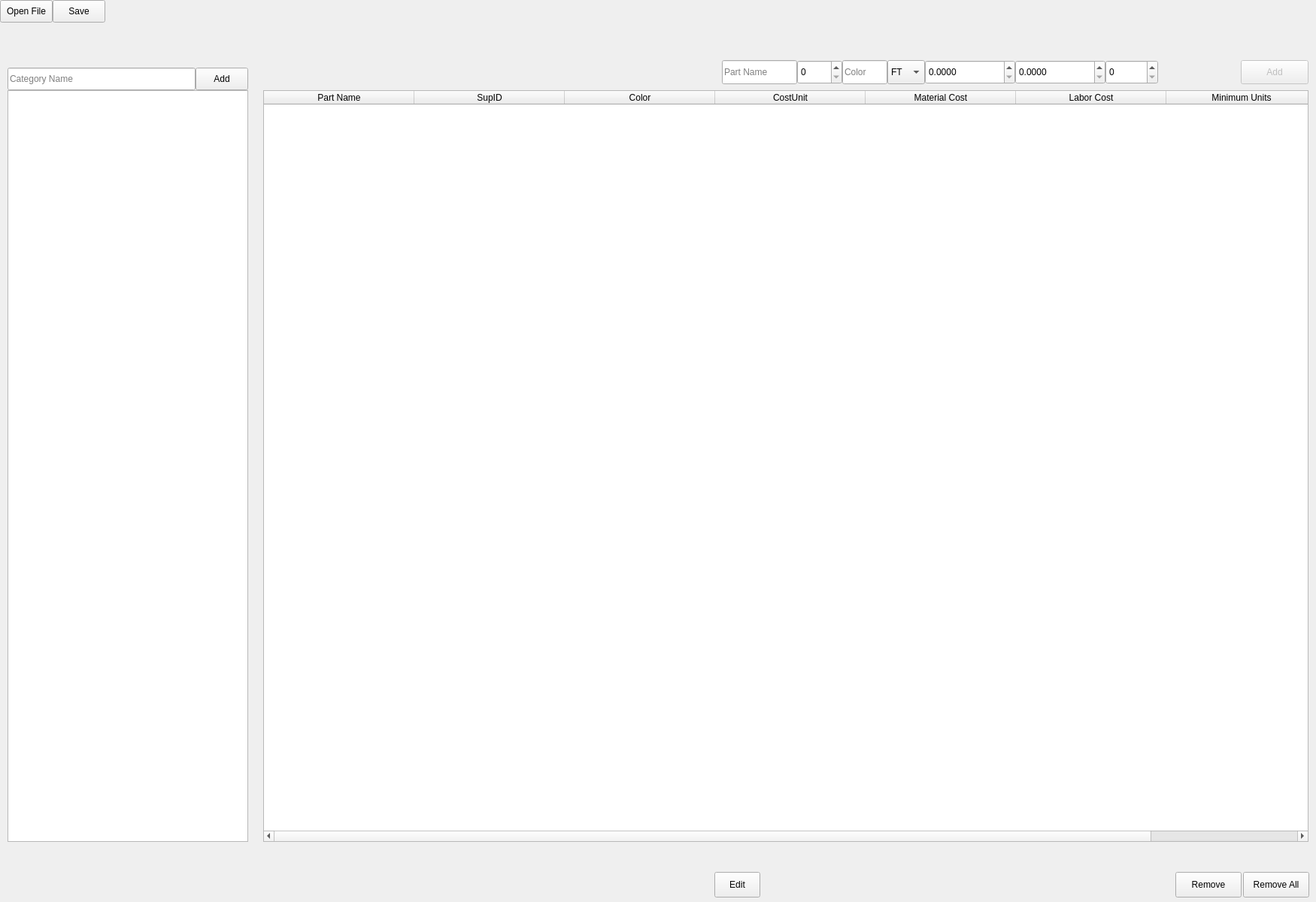
<?xml version="1.0" encoding="UTF-8"?>
<ui version="4.0">
 <class>MainWindow</class>
 <widget class="QMainWindow" name="MainWindow">
  <property name="geometry">
   <rect>
    <x>0</x>
    <y>0</y>
    <width>1750</width>
    <height>1200</height>
   </rect>
  </property>
  <property name="windowTitle">
   <string>MainWindow</string>
  </property>
  <widget class="QWidget" name="centralwidget">
   <property name="enabled">
    <bool>true</bool>
   </property>
   <widget class="QLineEdit" name="addEntryFileName">
    <property name="geometry">
     <rect>
      <x>960</x>
      <y>80</y>
      <width>100</width>
      <height>32</height>
     </rect>
    </property>
    <property name="maxLength">
     <number>8</number>
    </property>
    <property name="placeholderText">
     <string extracomment="Part Name">Part Name</string>
    </property>
    <property name="clearButtonEnabled">
     <bool>true</bool>
    </property>
   </widget>
   <widget class="QPushButton" name="btnAdd">
    <property name="enabled">
     <bool>false</bool>
    </property>
    <property name="geometry">
     <rect>
      <x>1650</x>
      <y>80</y>
      <width>90</width>
      <height>32</height>
     </rect>
    </property>
    <property name="text">
     <string>Add</string>
    </property>
   </widget>
   <widget class="QPushButton" name="btnRemoveAll">
    <property name="geometry">
     <rect>
      <x>1653</x>
      <y>1160</y>
      <width>88</width>
      <height>34</height>
     </rect>
    </property>
    <property name="text">
     <string>Remove All</string>
    </property>
   </widget>
   <widget class="QPushButton" name="btnRemove">
    <property name="geometry">
     <rect>
      <x>1563</x>
      <y>1160</y>
      <width>88</width>
      <height>34</height>
     </rect>
    </property>
    <property name="text">
     <string>Remove</string>
    </property>
   </widget>
   <widget class="QSpinBox" name="addEntrySupID">
    <property name="geometry">
     <rect>
      <x>1060</x>
      <y>80</y>
      <width>60</width>
      <height>32</height>
     </rect>
    </property>
   </widget>
   <widget class="QLineEdit" name="addEntryColor">
    <property name="geometry">
     <rect>
      <x>1120</x>
      <y>80</y>
      <width>60</width>
      <height>32</height>
     </rect>
    </property>
    <property name="maxLength">
     <number>2</number>
    </property>
    <property name="placeholderText">
     <string extracomment="Color">Color</string>
    </property>
    <property name="clearButtonEnabled">
     <bool>true</bool>
    </property>
   </widget>
   <widget class="QComboBox" name="addEntryCostUnit">
    <property name="geometry">
     <rect>
      <x>1180</x>
      <y>80</y>
      <width>50</width>
      <height>32</height>
     </rect>
    </property>
    <property name="editable">
     <bool>false</bool>
    </property>
    <property name="maxVisibleItems">
     <number>4</number>
    </property>
    <property name="maxCount">
     <number>4</number>
    </property>
    <item>
     <property name="text">
      <string>FT</string>
     </property>
    </item>
    <item>
     <property name="text">
      <string>EA</string>
     </property>
    </item>
    <item>
     <property name="text">
      <string>LB</string>
     </property>
    </item>
    <item>
     <property name="text">
      <string>WF</string>
     </property>
    </item>
   </widget>
   <widget class="QDoubleSpinBox" name="addEntryMaterialCost">
    <property name="geometry">
     <rect>
      <x>1230</x>
      <y>80</y>
      <width>120</width>
      <height>32</height>
     </rect>
    </property>
    <property name="decimals">
     <number>4</number>
    </property>
    <property name="maximum">
     <double>9999.999900000000707</double>
    </property>
   </widget>
   <widget class="QDoubleSpinBox" name="addEntryLaborCost">
    <property name="geometry">
     <rect>
      <x>1350</x>
      <y>80</y>
      <width>120</width>
      <height>32</height>
     </rect>
    </property>
    <property name="decimals">
     <number>4</number>
    </property>
    <property name="maximum">
     <double>9999.999900000000707</double>
    </property>
   </widget>
   <widget class="QSpinBox" name="addEntryMinUnits">
    <property name="geometry">
     <rect>
      <x>1470</x>
      <y>80</y>
      <width>70</width>
      <height>32</height>
     </rect>
    </property>
    <property name="maximum">
     <number>9999</number>
    </property>
   </widget>
   <widget class="QPushButton" name="btnEditEntry">
    <property name="geometry">
     <rect>
      <x>950</x>
      <y>1160</y>
      <width>61</width>
      <height>34</height>
     </rect>
    </property>
    <property name="text">
     <string>Edit</string>
    </property>
   </widget>
   <widget class="QPushButton" name="btnOpenFile">
    <property name="geometry">
     <rect>
      <x>0</x>
      <y>0</y>
      <width>70</width>
      <height>30</height>
     </rect>
    </property>
    <property name="text">
     <string>Open File</string>
    </property>
   </widget>
   <widget class="QPushButton" name="btnSave">
    <property name="geometry">
     <rect>
      <x>70</x>
      <y>0</y>
      <width>70</width>
      <height>30</height>
     </rect>
    </property>
    <property name="text">
     <string>Save</string>
    </property>
   </widget>
   <widget class="QTableWidget" name="itemsTableWidget">
    <property name="geometry">
     <rect>
      <x>350</x>
      <y>120</y>
      <width>1390</width>
      <height>1000</height>
     </rect>
    </property>
    <property name="sizePolicy">
     <sizepolicy hsizetype="Expanding" vsizetype="MinimumExpanding">
      <horstretch>0</horstretch>
      <verstretch>0</verstretch>
     </sizepolicy>
    </property>
    <property name="minimumSize">
     <size>
      <width>750</width>
      <height>500</height>
     </size>
    </property>
    <property name="sortingEnabled">
     <bool>false</bool>
    </property>
    <attribute name="horizontalHeaderVisible">
     <bool>true</bool>
    </attribute>
    <attribute name="horizontalHeaderCascadingSectionResizes">
     <bool>false</bool>
    </attribute>
    <attribute name="horizontalHeaderMinimumSectionSize">
     <number>80</number>
    </attribute>
    <attribute name="horizontalHeaderDefaultSectionSize">
     <number>200</number>
    </attribute>
    <attribute name="horizontalHeaderStretchLastSection">
     <bool>true</bool>
    </attribute>
    <attribute name="verticalHeaderShowSortIndicator" stdset="0">
     <bool>false</bool>
    </attribute>
    <column>
     <property name="text">
      <string>Part Name</string>
     </property>
    </column>
    <column>
     <property name="text">
      <string>SupID</string>
     </property>
    </column>
    <column>
     <property name="text">
      <string>Color</string>
     </property>
    </column>
    <column>
     <property name="text">
      <string>CostUnit</string>
     </property>
    </column>
    <column>
     <property name="text">
      <string>Material Cost</string>
     </property>
    </column>
    <column>
     <property name="text">
      <string>Labor Cost</string>
     </property>
    </column>
    <column>
     <property name="text">
      <string>Minimum Units</string>
     </property>
    </column>
   </widget>
   <widget class="QListWidget" name="categoriesListWidget">
    <property name="geometry">
     <rect>
      <x>10</x>
      <y>120</y>
      <width>320</width>
      <height>1000</height>
     </rect>
    </property>
   </widget>
   <widget class="QPushButton" name="btnOpenFile_2">
    <property name="geometry">
     <rect>
      <x>260</x>
      <y>90</y>
      <width>70</width>
      <height>30</height>
     </rect>
    </property>
    <property name="text">
     <string>Add</string>
    </property>
   </widget>
   <widget class="QLineEdit" name="addCategoryName">
    <property name="geometry">
     <rect>
      <x>10</x>
      <y>90</y>
      <width>250</width>
      <height>30</height>
     </rect>
    </property>
    <property name="maxLength">
     <number>99</number>
    </property>
    <property name="placeholderText">
     <string extracomment="Category Name">Category Name</string>
    </property>
    <property name="clearButtonEnabled">
     <bool>true</bool>
    </property>
   </widget>
  </widget>
 </widget>
 <resources/>
 <connections/>
</ui>
